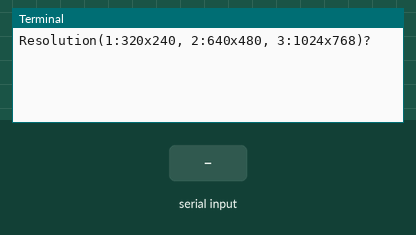
This program was run on a simulated Raspberry Pi (BCM pin numbers). Parts: the last lines printed to the terminal. The inputs (shaded band) are chosen by the test bench. The camera gives no picture and a still takes 0.5 s.

Above: at 1.2 s.
1.3 s: "3" typed at the terminal, then Enter
At 2.5 s:
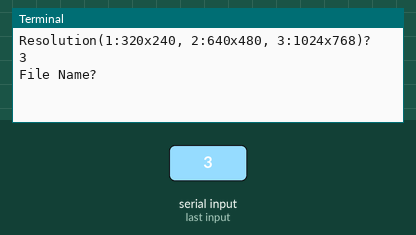
2.8 s: "2" typed at the terminal, then Enter
At 3.7 s:
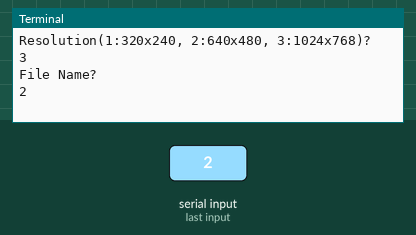

Measured:
- after the input at 1.3 s, the terminal: prints a new line at once (image 1)
- after the input at 2.8 s, the terminal: prints a new line at once (image 2)

The program:

picamera_01.py
```python
from picamera import PiCamera
from time import sleep


with PiCamera() as camera:
    res = int(input('Resolution(1:320x240, 2:640x480, 3:1024x768)?'))

    if res == 3:
        camera.resolution = (1024, 768)
    elif res == 2:
        camera.resolution = (640, 480)
    else:
        camera.resolution = (320, 240)

    filename = input('File Name?')
    camera.start_preview()

    for i in range(5):
        sleep(3)
        camera.capture("{0}{1}.jpg".format(filename, i))

    camera.stop_preview()


    
```
